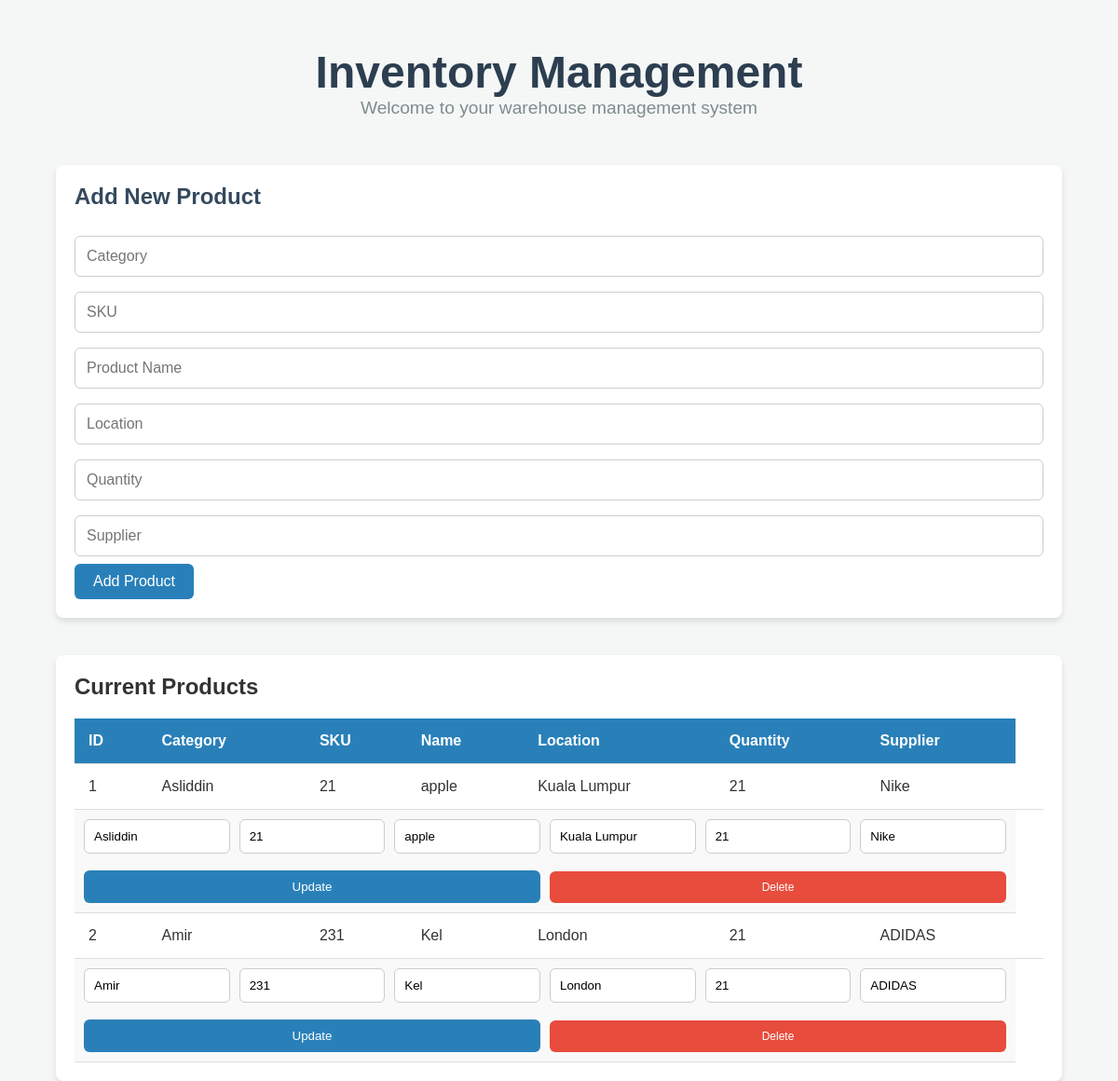
The page /inventory on the database as committed earlier.
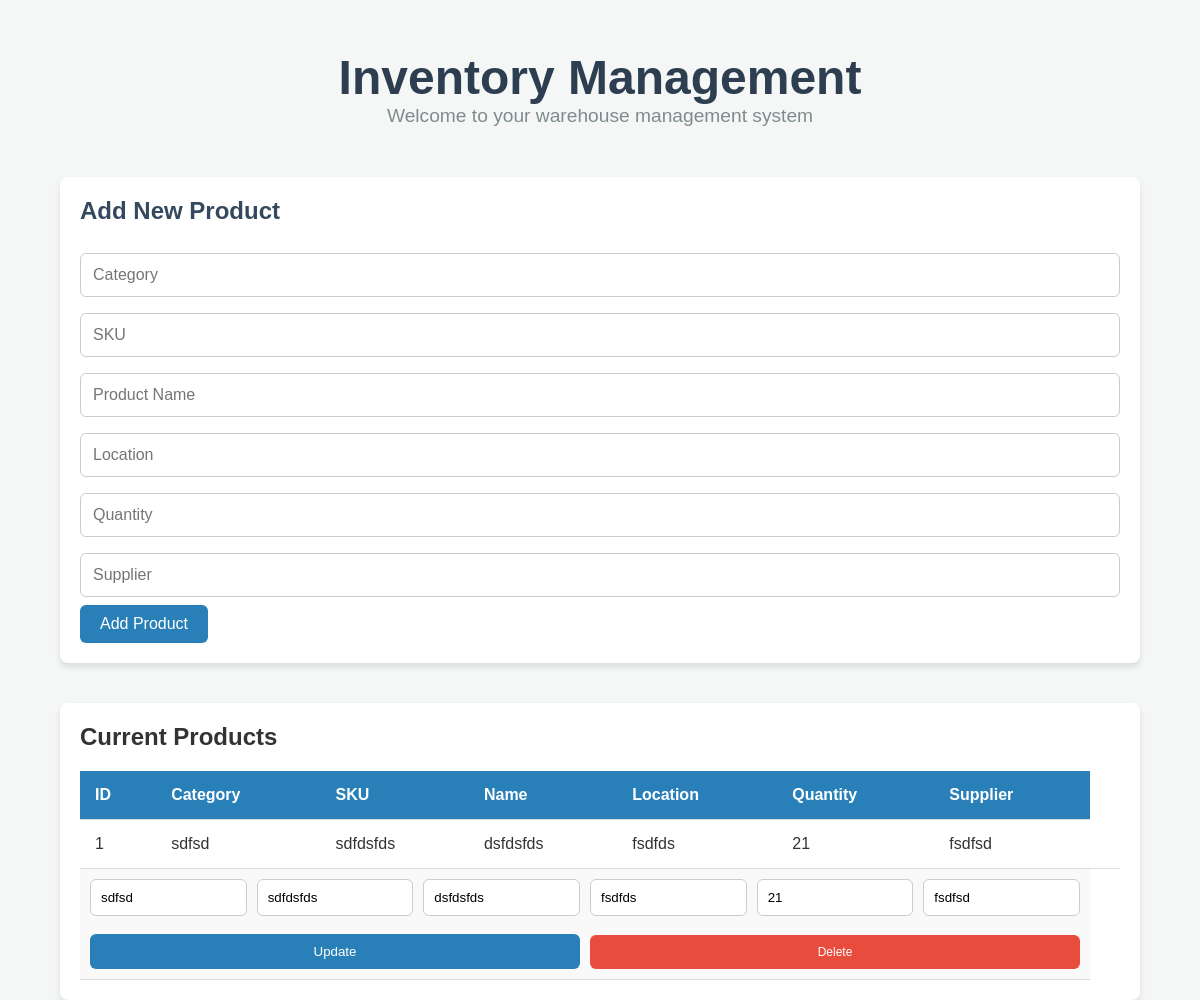
The same page on the database as committed later.
### models.py (models this page shows, shortened)
class Product(db.Model):
    id = db.Column(db.Integer, primary_key=True)
    category = db.Column(db.String(100), nullable=False)
    sku = db.Column(db.String(100), nullable=False)
    name = db.Column(db.String(100), nullable=False)
    description = db.Column(db.Text, nullable=True)
    location = db.Column(db.String(100), nullable=False)
    quantity = db.Column(db.Integer, nullable=False)
    supplier = db.Column(db.String(100), nullable=False)
    tags = db.Column(db.String(100), nullable=True)  # For search functionality

### app.py (the view)
    @app.route('/inventory')
    def inventory():
        products = Product.query.all()
        return render_template('inventory.html', products=products)

### templates/inventory.html (shortened to what this page needs)
<!DOCTYPE html>
<html lang="en">
  <head>
    <link
      href="{{ url_for('static', filename='styles.css') }}"
      rel="stylesheet"
    />
  </head>
  <body>
    <div class="container">
      <header>
        <h1>Inventory Management</h1>
        <p>Welcome to your warehouse management system</p>
      </header>
      <section class="form-section">
        <h2>Add New Product</h2>
        <form action="/inventory/add" method="POST">
          <input type="text" name="category" placeholder="Category" required />
          <input type="text" name="sku" placeholder="SKU" required />
          <input type="text" name="name" placeholder="Product Name" required />
          <input type="text" name="location" placeholder="Location" required />
          <input
            type="number"
            name="quantity"
            placeholder="Quantity"
            required
          />
          <input type="text" name="supplier" placeholder="Supplier" required />
          <button type="submit">Add Product</button>
        </form>
      </section>
      <section class="table-section">
        <h2>Current Products</h2>
        <table>
          <thead>
            <tr>
              <th>ID</th>
              <th>Category</th>
              <th>SKU</th>
              <th>Name</th>
              <th>Location</th>
              <th>Quantity</th>
              <th>Supplier</th>
            </tr>
          </thead>
          <tbody>
            {% for product in products %}
            <tr class="product-info">
              <td>{{ product.id }}</td>
              <td>{{ product.category }}</td>
              <td>{{ product.sku }}</td>
              <td>{{ product.name }}</td>
              <td>{{ product.location }}</td>
              <td>{{ product.quantity }}</td>
              <td>{{ product.supplier }}</td>
              <td></td>
            </tr>
            <tr class="product-actions">
              <td colspan="7">
                <form
                  action="/inventory/update/{{ product.id }}"
                  method="POST"
                  class="action-form"
                >
                  <div class="action-container">
                    <div class="action-item">
                      <input
                        type="text"
                        name="category"
                        value="{{ product.category }}"
                        required
                      />
                    </div>
                    <div class="action-item">
                      <input
                        type="text"
                        name="sku"
                        value="{{ product.sku }}"
                        required
                      />
                    </div>
                    <div class="action-item">
                      <input
                        type="text"
                        name="name"
                        value="{{ product.name }}"
                        required
                      />
                    </div>
                    <div class="action-item">
                      <input
                        type="text"
                        name="location"
                        value="{{ product.location }}"
                        required
                      />
                    </div>
                    <div class="action-item">
                      <input
                        type="number"
                        name="quantity"
                        value="{{ product.quantity }}"
                        required
                      />
                    </div>
                    <div class="action-item">
                      <input
                        type="text"
                        name="supplier"
                        value="{{ product.supplier }}"
                        required
                      />
                    </div>
                    <div class="action-item action-buttons">
                      <button type="submit" class="update-btn">Update</button>
                      <a
                        href="/inventory/delete/{{ product.id }}"
                        class="delete-btn"
                        >Delete</a
                      >
                    </div>
                  </div>
                </form>
              </td>
            </tr>
            {% endfor %}
          </tbody>
        </table>
      </section>
    </div>
  </body>
</html>

### static/styles.css (style rules this page uses)
* { margin: 0; padding: 0; box-sizing: border-box; }
body { font-family: 'Arial', sans-serif; background-color: #f4f7f6; color: #333; }
.container { width: 90%; max-width: 1200px; margin: 0 auto; }
header { text-align: center; margin: 50px 0; }
header h1 { font-size: 3em; color: #2c3e50; }
header p { font-size: 1.2em; color: #7f8c8d; }
.form-section { background-color: #fff; padding: 20px; border-radius: 8px; box-shadow: 0 4px 6px rgba(0, 0, 0, 0.1); margin-bottom: 40px; }
.form-section h2 { color: #34495e; margin-bottom: 20px; }
.form-section input { width: 100%; padding: 12px; margin: 8px 0; border: 1px solid #ccc; border-radius: 6px; font-size: 1em; }
.form-section button { background-color: #2980b9; color: white; padding: 10px 20px; border: none; border-radius: 6px; cursor: pointer; font-size: 1em; transition: background-color 0.3s; }
.table-section { margin-top: 40px; background-color: #fff; padding: 20px; border-radius: 8px; box-shadow: 0 4px 6px rgba(0, 0, 0, 0.1); }
table { width: 100%; border-collapse: collapse; margin-top: 20px; }
table th, table td { padding: 15px; text-align: left; border-bottom: 1px solid #ddd; }
table th { background-color: #2980b9; color: white; }
table tr:nth-child(even) { background-color: #f9f9f9; }
.product-info { background-color: #ffffff; }
.product-actions { background-color: #f1f1f1; }
.product-actions td { padding: 10px; text-align: left; }
.product-actions .action-container { display: flex; flex-wrap: wrap; gap: 10px; }
.product-actions .action-item { flex: 1 1 14%; display: flex; flex-direction: column; }
.product-actions .action-item input { width: 100%; padding: 10px; margin-bottom: 8px; border-radius: 6px; border: 1px solid #ccc; }
.product-actions .action-buttons { display: flex; flex-direction: row; align-items: center; justify-content: end; gap: 10px; width: 100%; }
.product-actions .action-buttons button { background-color: #2980b9; color: white; padding: 10px; border: none; border-radius: 6px; cursor: pointer; width: 50%; }
.product-actions .delete-btn { background-color: #e74c3c; color: white; padding: 10px; font-size: 12px; display: flex; justify-content: center; align-items: center; border: none; border-radius: 6px; text-decoration: none; cursor: pointer; width: 50%; }

Rows that differ between the two databases and show on the page:
removed Product: id "2", category "Amir", sku "231", name "Kel", location "London", quantity "21", supplier "ADIDAS"
changed Product id 1: category "Asliddin" → "sdfsd"; sku "21" → "sdfdsfds"; name "apple" → "dsfdsfds"; location "Kuala Lumpur" → "fsdfds"; supplier "Nike" → "fsdfsd"
